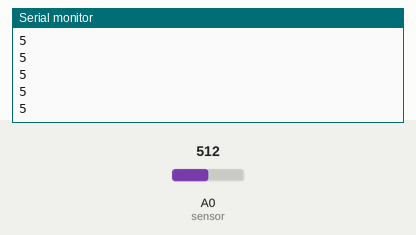
A sketch run on a simulated Arduino Uno, built with avr-gcc and run on an emulated ATmega328P. Parts: the last lines printed to the serial monitor. The inputs (shaded band) are chosen by the test bench; at power-on: A0 (sensor) = 512.

Above: at 1.2 s.
1.3 s: A0 (sensor) set to 716
At 2.0 s:
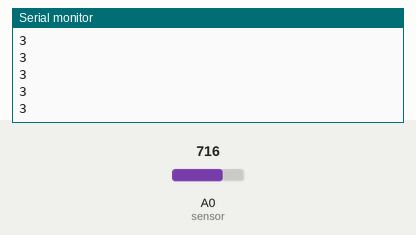
2.8 s: A0 (sensor) set to 900
At 3.6 s:
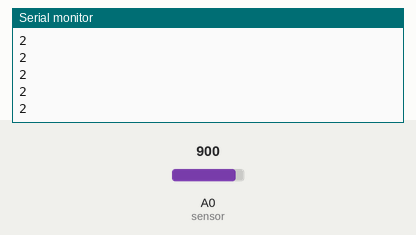
Timing chart, 0 to 5.8 s (numbered marks = the images above; inputs shaded):
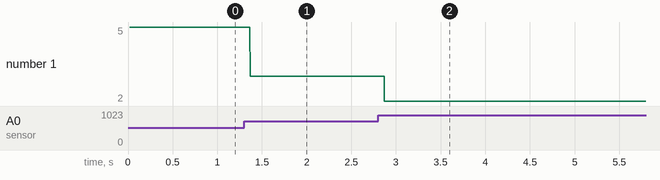

Measured:
- after the input at 1.3 s, the serial monitor: prints a new line after 0.07 s (image 1)
- after the input at 2.8 s, the serial monitor: prints a new line after 0.07 s (image 2)
- plotted number 1: 5 → 3 after the input at 1.3 s, 3 → 2 after the input at 2.8 s

The sketch:

MircroMouseSensor.ino
```cpp
#define sensor A0 //Sharp IR GP2Y0A51SK0F (2-15cm, analog)


void setup() {
  // put your setup code here, to run once:
  Serial.begin(9600);
  Serial.println("Sharp IR Sensor");

}

void loop() {
  // put your main code here, to run repeatedly:

  float volts = analogRead(sensor) * 0.0048828125;
  int distance = 13*pow(volts, -1);

  if (distance <= 15)
  {
    Serial.println(distance);
  }

}
```
